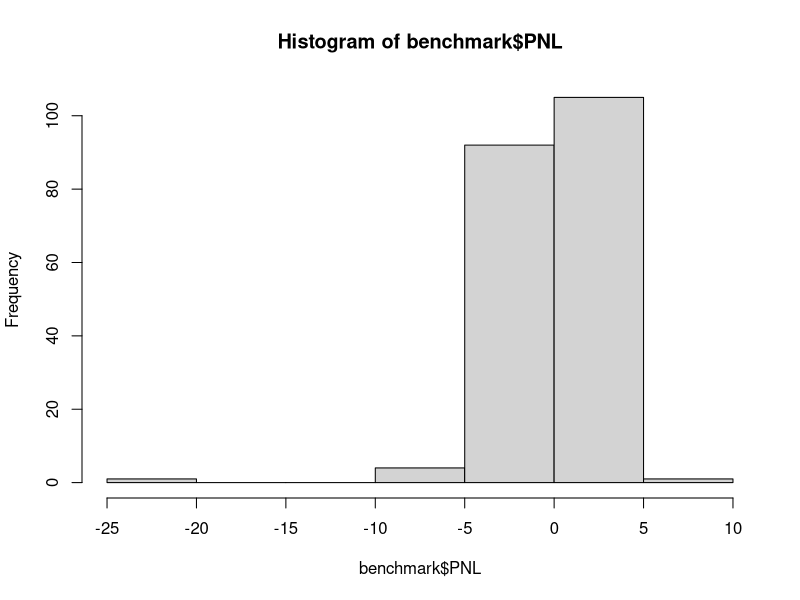
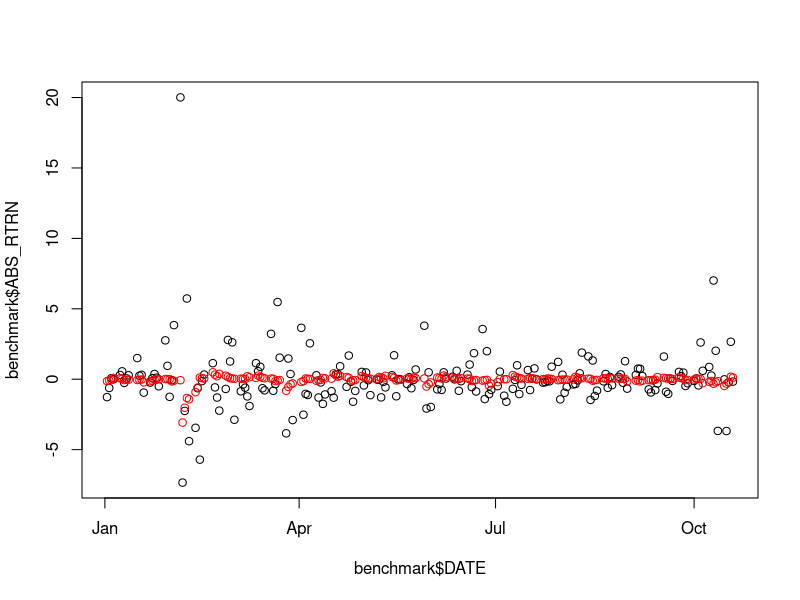

The R script that drew these images, in order:
library(tseries) 
library(forecast) 
library(dplyr)
library(psych)
ds = read.csv("VIX.csv") 
step =  3
stop = 7
model = c(1,0,1)
start <- as.Date("01-01-18",format="%d-%m-%y")
end   <- as.Date("31-12-18",format="%d-%m-%y")
hedged_pnl <- function(x) { 
  if (as.numeric(x[2])>0) { # up
    if (as.numeric(x[3])>0){ # correct buy signal or stop loss
      return (ifelse(abs(as.numeric(x[5]))<stop,abs(as.numeric(x[2])),-1*stop))
    } else {
      return (ifelse(abs(as.numeric(x[4]))<stop,-1*abs(as.numeric(x[2])),-1*stop))
    }
  } else { # down
    if (as.numeric(x[3])<0){ # correct sell signal or stop loss
      return (ifelse(abs(as.numeric(x[4]))<stop,abs(as.numeric(x[2])),-1*stop))
    } else {
      return (ifelse(abs(as.numeric(x[5]))<stop,-1*abs(as.numeric(x[2])),-1*stop))
    }
  }
}
pnl <- function(x) {
  if(as.numeric(x[2])*as.numeric(x[3])>0) 
    return (abs(as.numeric(x[2])))
  else 
    return(-1*abs(as.numeric(x[2])))
}
indexesdt = as.matrix(ds[,c("Close")])
returns = data.frame(DATE= as.Date(ds[-1,]$Date),
                     ABS_RTRN=diff(ds$Close), PREDICTED=diff(ds$Close),
                     HIGH_RTRN=as.numeric(ds[-1,]$High-ds[-nrow(ds),]$Close),
                     LOW_RTRN=as.numeric(ds[-1,]$Low-ds[-nrow(ds),]$Close))

benchmark <- data.frame(returns) %>%
  filter(DATE < end + step)  %>%
  filter(DATE >= start) 

for(count in 1:nrow(benchmark)) {
  if (count == 1 || count %% step == 1) {
    train = data.frame(returns) %>%
      filter(DATE < benchmark[count,]$DATE)  # %>%
      #  filter(DATE > benchmark[count,]$DATE - 355*2) # 2 years is enough
    test = data.frame(returns) %>%
      filter(DATE >= benchmark[count,]$DATE) %>%
      top_n(n=-1*step,wt=DATE)
    fit = arima(train$ABS_RTRN, order=model) # take bic
    forecasts = predict(fit, step) 
    for(i in 1:step){
      if((count+i-1) <= nrow(benchmark))
        benchmark[count+i-1,]$PREDICTED <- forecasts$pred[i]
    }
  }
}
benchmark$PNL <- apply(benchmark, 1, FUN = pnl)
benchmark$H_PNL <- apply(benchmark, 1, FUN = hedged_pnl)

sum(benchmark %>% filter(PNL != H_PNL) %>% select(PNL)) # where hedge helped
sum(benchmark %>% filter(PNL != H_PNL) %>% select(H_PNL)) # where hedge helped

hist(benchmark$PNL)
plot(benchmark$DATE, benchmark$ABS_RTRN)
lines(benchmark$DATE,benchmark$PREDICTED, col="red", type="p") 
summary(benchmark$PNL)
sum(benchmark$PNL)
sum(benchmark$H_PNL)
sum(benchmark$ABS_RTRN)
w<-count(benchmark%>%filter(ABS_RTRN*PREDICTED > 0)) # winner over looser
l<-count(benchmark%>%filter(ABS_RTRN*PREDICTED <= 0)) # winner over looser
r<-c(w,l,w/(l+w))
r
# ARIMA(1,0,1) can predict VIX movements and 52%-57% times right
